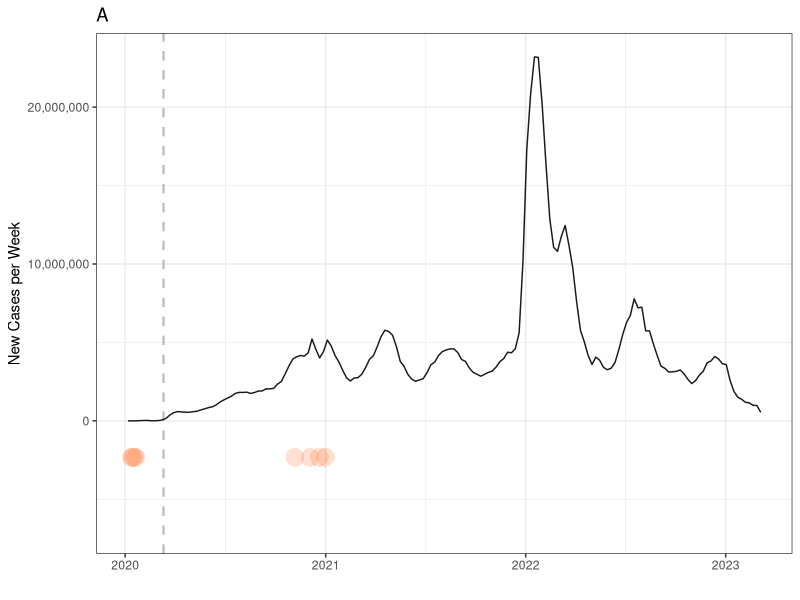
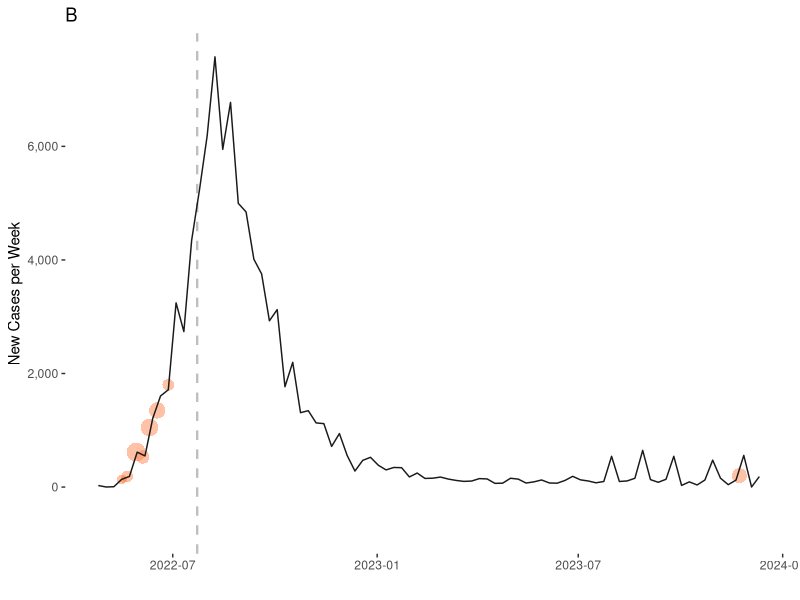
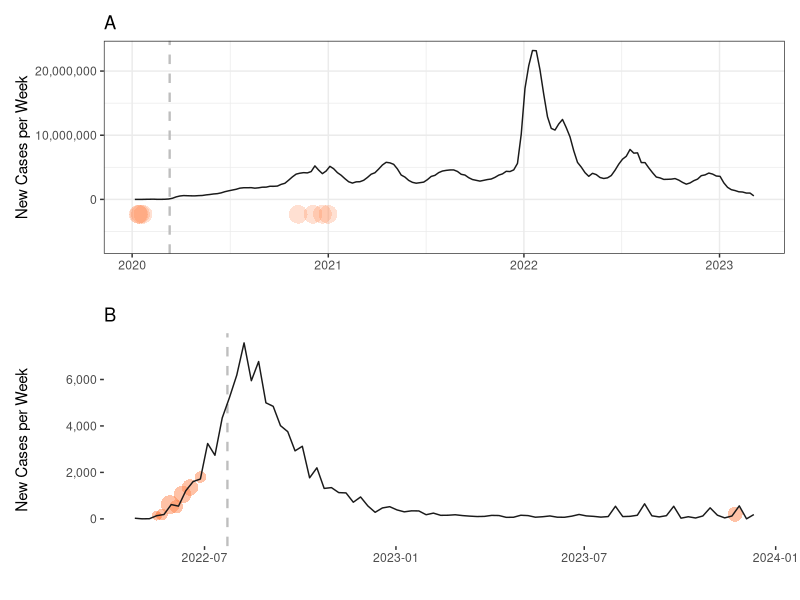

Write the R code that produced these figures, in order.
library(readr)
library(ggplot2)
library(dplyr)
library(tidyverse)
library(lubridate)
library(patchwork)

##Load data
co.raw <- read.csv("mergeddonscovid.csv")
dompox.raw <- read.csv("dompox_curve.csv")

##Mutate to pull out the cases by week
co.raw$Date <- mdy(co.raw$Date)
co.raw %>% 
  mutate(date = as.Date(Date)) %>% 
  group_by(week = isoweek(Date), year = isoyear(Date)) %>% 
  summarise(weekCases = sum(New)) -> codon

dompox.raw$date <- mdy(dompox.raw$date)
dompox.raw %>%
  mutate(date = as.Date(date)) %>%
  group_by(week =isoweek(date), year = isoyear(date)) %>%
  summarise(weekCases = sum(NewCases)) -> dompox

#Week calendar for duration of Mpox data
data.frame(date=seq(as.Date("2022/1/1"), as.Date("2023/12/31"), by="day")) %>% 
  mutate(week=isoweek(date),year=isoyear(date)) %>%
  group_by(year,week) %>% 
  summarise(weekdate=min(date)) -> week_calendar

#Week calendar for duration of Covid data
data.frame(date=seq(as.Date("2020/1/1"), as.Date("2023/12/31"), by="day")) %>%
  mutate(week=isoweek(date),year=isoyear(date)) %>%
  group_by(year,week) %>%
  summarise(weekdate=min(date)) -> week_calendar2

#Join week calendars with respective dataframes
codon %>%
  left_join(week_calendar2) -> codon
dompox %>%
  left_join(week_calendar) -> dompox

#Pull out the dates without applicable dons
noco <- co.raw[which(co.raw$DON!="NO"),] %>%
  mutate(Date = as.Date(Date))
nopox <- dompox.raw[which(dompox.raw$DON!="NO"),] %>%
  mutate(date. = as.Date(date))

#Pull out dates without SitReps for Covid
sit_rep_df <- co.raw[which(co.raw$SitRep!="NO"),] %>%
  mutate(Date = as.Date(Date))

##Covid figure
noco2 <- noco %>% filter(DON == "COVID")
A <- ggplot(codon, aes(x = weekdate, y = weekCases)) +
  theme_bw() + 
  geom_jitter(data = noco2,
             aes(x = as.Date(Date),
                 y = -0.1*max(codon$weekCases)),
             alpha = 0.25, 
             size = 6, 
             color = '#ff854fff', 
             shape = 16) +
  geom_vline(xintercept = as.numeric(as.Date("2020-03-11")), 
             color = "grey", 
             linetype = "dashed", 
             size = 0.8) +
  geom_line(color = "gray10") +
  labs(title = "A",
       x = "",
       y = "New Cases per Week") +
  theme(panel.background = element_blank(),
        legend.key = element_blank(),
        legend.position = "right") +
  labs(fill = "Reporting frequency",
       color = "DONS Topics") +
  scale_y_continuous(limits = c(-0.3*max(codon$weekCases), 1*max(codon$weekCases)),
                     #breaks = seq(from = 0, to = 25000000, by = 5000000),
                     labels = scales::comma_format()); A

nopox2 <- nopox %>% filter(DON == "MPOX")
nopox2$weekcases <- c(135, 135, 187, 615, 530, 1050, 1350, 1800, 200) #Number of cases per week corresponding to the date of the MPOX dons publication
nopox2$wordcount <- c(1783, 1758, 4909, 6403, 5301, 6266, 5565, 3726, 5333) #MPOX dons word count per report
nopox2$wc_scale <- cut(nopox2$wordcount, breaks = c( 0, 1757, 1782, 3725, 5300, 5332, 5564, 6265, 6401, 7000 ), labels = c(2, 2.5, 3.5, 5.5, 5.7, 6, 7, 7.5, 8), right = FALSE)
#Mpox Figure
B <- ggplot(dompox, aes(x = weekdate, y = weekCases)) +
  geom_point(data = nopox2,
                      aes(x = as.Date(date),
                            y = weekcases,
                            size = wc_scale),  
             color = '#ff854fff', 
             alpha = 0.5,
             shape = 16) +
  geom_vline(xintercept = as.numeric(as.Date("2022-07-23")), 
             color = "grey", 
             linetype = "dashed", 
             size = 0.8) +
  geom_line(color = "gray10") +
  labs(title = "B",
       x = "",
       y = "New Cases per Week") +
  theme(panel.background = element_blank()) +
  labs(color = "DONS Topics") +
  scale_y_continuous(limits = c(-0.1*max(dompox$weekCases), 1*max(dompox$weekCases)),
                     #breaks = seq(from = -2000, to = 8000 , by = 1000),
                     labels = scales::comma_format()) + 
  guides(size = FALSE) ; B

#Join em together
A / B
 
